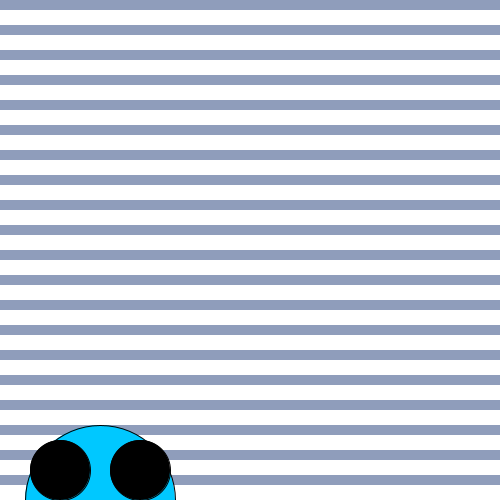
Frame 1 (no input)
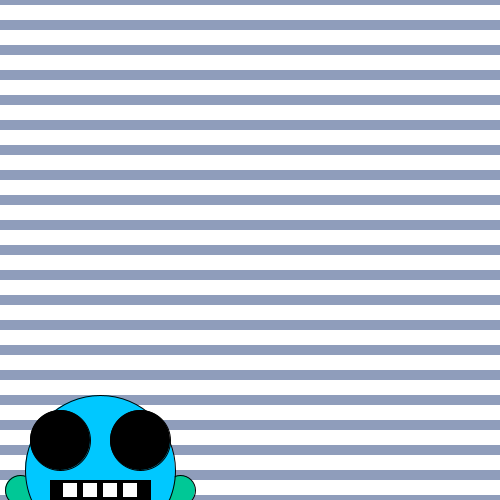
Frame 60 (the mouse pressed at the canvas centre just before this capture)
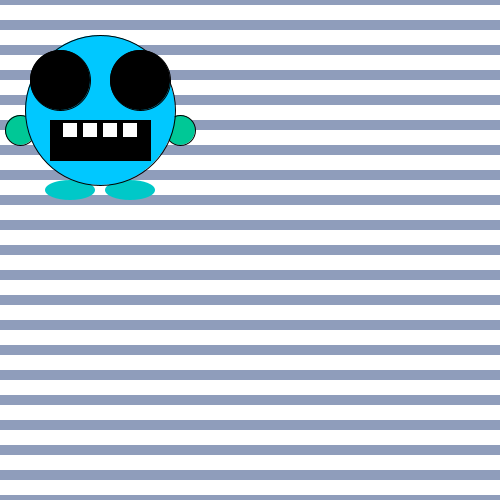
Frame 120 (the mouse held since frame 60 and released just before this capture)

The Processing sketch that drew these frames (run headless with seeded random() and noise(); from frame 60 on, the mouse is pressed at the canvas centre):

// Processing sketch: processing_130085
// ── processing_130085.pde

int monsterX;
int monsterY;
int richting;
int teller;
boolean test;
int y;
int spatie;
int stop;



void setup(){
size(500,500);
background(255,255,255);
monsterY = 500;
monsterX = 100;  
richting = 6;
teller = 0;
test = true;
y = 0;
spatie = 25;
stop = 600;
  


}
 
void draw(){
background(255,255,255);
Background();
Move();
Monster();
}

void Background(){  
  while(y < stop){
    println("test");
   noStroke();
   fill(143,157,187);
   rect(0,y,1000,10);
   y = y + spatie;
}
y=0;
}

void Move(){
if (monsterY <-120 || monsterY >660) {
  richting= -richting;
  teller = teller +1;
}
  
if (teller == 10) {
  teller = 0;
  test = !test;
}
  }

   
   
void Monster(){
  fill(0,200,200);
ellipseMode(CENTER);
ellipse(monsterX+30,monsterY+80,50,20);
 
fill(0,200,200);
ellipseMode(CENTER);
ellipse(monsterX-30,monsterY+80,50,20);
   
  stroke(0);
fill(0,200,150);
ellipseMode(CENTER);
ellipse(monsterX-80,monsterY+20,30,30);
 
stroke(0);
fill(0,200,150);
ellipseMode(CENTER);
ellipse(monsterX+80,monsterY+20,30,30);
 
stroke(0);
fill(0,200,255);

ellipseMode(CENTER);
ellipse(monsterX,monsterY,150,150);
 
stroke(0);
fill(0);
ellipseMode(CENTER);
ellipse(monsterX-40,monsterY-30,60,60);
 
stroke(0);
fill(0);
ellipseMode(CENTER);
ellipse(monsterX+40,monsterY-30,60,60);
 
 
 
stroke(0);
fill(0);
rectMode(CENTER);
rect(monsterX,monsterY+30,100,40);
 
stroke(0);
fill(255);
rect(monsterX-30,monsterY+20,15,15);
 
stroke(0);
fill(255);
rect(monsterX-10,monsterY+20,15,15);
 
stroke(0);
fill(255);
rect(monsterX+10,monsterY+20,15,15);
 
stroke(0);
fill(255);
rect(monsterX+30,monsterY+20,15,15);
 
monsterY = monsterY + richting;

}
